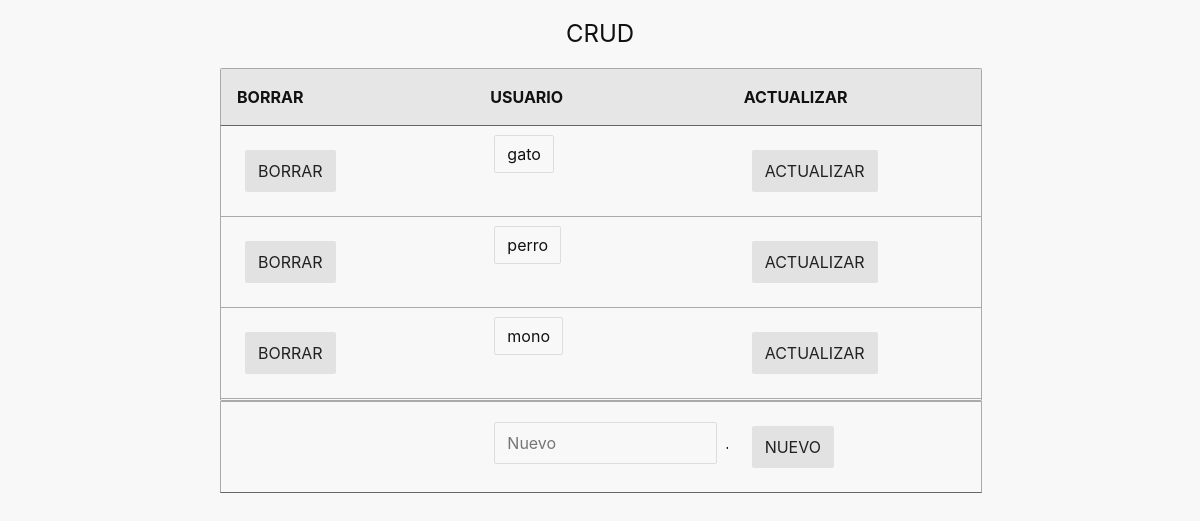
The app's page /, older data.
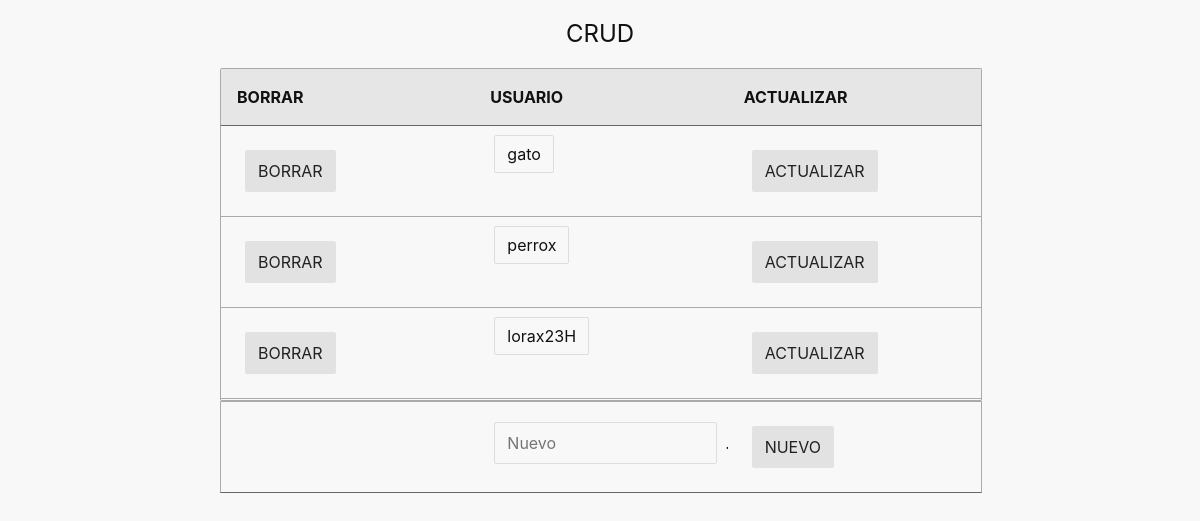
The same page, newer data.
### app.py (models this page shows)
class Usuarios(db.Model):
    id = db.Column(db.Integer,primary_key=True)
    usuario = db.Column(db.String(20),unique=True,nullable=False)

### app.py (the view, shortened to what this page needs)
@app.route("/",methods=["GET","POST"])
def index():
    lista = Usuarios.query.order_by(Usuarios.id).all()
    return render_template("index.html",lista = lista)

### templates/index.html (shortened to what this page needs)
{% extends "base.html" %}
{% block content %}
<table >
<caption>CRUD</caption>
<thead>
	<tr>
		<th>BORRAR</th>
		<th>USUARIO</th>
		<th>ACTUALIZAR</th>
	</tr>
</thead>
	{% for elementos in lista %}
	<tr>
		<td><a href="/delete?id={{ elementos.id }}" class = "button">BORRAR</a></td>
		<td><label type="text" >  {{ elementos.usuario }} </label></td>
		<td><a href="/update?id={{ elementos.id }}" class = "button">ACTUALIZAR</a></td>
	</tr>
	{% endfor %}
</table>
<table>
	<thead>
	<tr>
		<form method="post">
			<td></td>
			<td><input name="usuario" type="text" placeholder="Nuevo" size="15"></td>
			<td><input name="boton-nuevo" type="submit" value="NUEVO" ></td>
		</form>
	</tr>
	</thead>
</table>
{% endblock %}

Row changes from the older to the newer data that the page shows:
removed Usuarios: usuario "mono"
changed Usuarios: usuario "perro" → "perrox"
now on this page (row edited): Usuarios: usuario "lorax23H"
